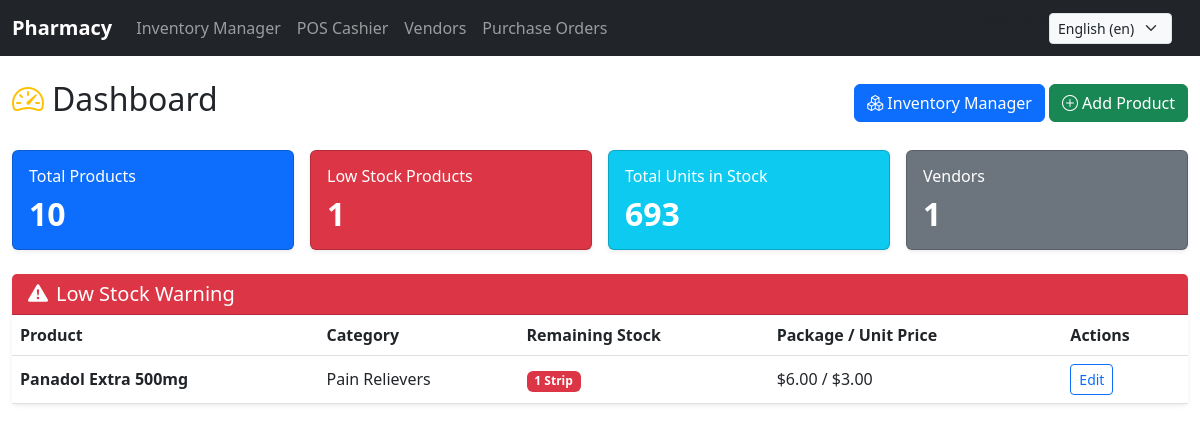
The page /erp/ (signed in) on the database as committed earlier.
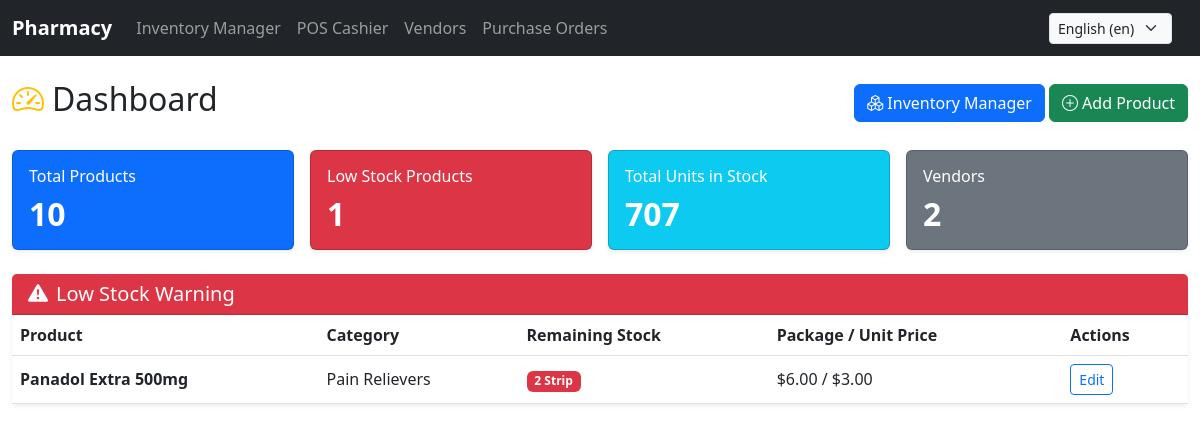
The same page on the database as committed later.
### pharmacy/models.py (models this page shows, shortened)
class Product(models.Model):
    name = models.CharField(max_length=200)
    brand = models.CharField(max_length=100, blank=True, null=True)
    category = models.ForeignKey(Category, on_delete=models.SET_NULL, null=True, related_name="products")
    active_ingredient = models.ForeignKey(
        ActiveIngredient, on_delete=models.SET_NULL, null=True, blank=True, related_name="products"
    )
    description = models.TextField(blank=True, null=True)
    package_unit = models.CharField(max_length=50, default="Box", help_text="e.g. Box, Bottle")
    sub_unit = models.CharField(max_length=50, default="Strip", help_text="e.g. Strip, Tablet, Ampoule")
    units_per_package = models.PositiveIntegerField(default=1)
    package_price = models.DecimalField(max_digits=10, decimal_places=2, validators=[MinValueValidator(0)])
    sub_unit_price = models.DecimalField(max_digits=10, decimal_places=2, validators=[MinValueValidator(0)])
    stock_in_sub_units = models.PositiveIntegerField(default=0)
    requires_prescription = models.BooleanField(default=False)
    is_visible_in_catalog = models.BooleanField(default=True)
    is_deleted = models.BooleanField(default=False)
    image_url = models.URLField(max_length=500, blank=True, null=True)
    created_at = models.DateTimeField(auto_now_add=True)
    updated_at = models.DateTimeField(auto_now=True)

class Category(models.Model):
    name = models.CharField(max_length=100)
    parent = models.ForeignKey(
        'self', on_delete=models.CASCADE, null=True, blank=True, related_name='subcategories'
    )
    description = models.TextField(blank=True, null=True)
    class Meta:
        verbose_name_plural = "Categories"

### pharmacy/views.py (the view)
# urls.py: path('erp/', views.erp_dashboard, name='erp_dashboard'),
@employee_required
def erp_dashboard(request):
    total_products = Product.objects.count()
    low_stock_products = Product.objects.filter(stock_in_sub_units__lte=20)
    total_categories = Category.objects.count()
    total_vendors = Vendor.objects.count()
    stock_stats = Product.objects.aggregate(
        total_sub_units=Sum('stock_in_sub_units')
    )
    context = {
        'total_products': total_products,
        'low_stock_count': low_stock_products.count(),
        'low_stock_products': low_stock_products[:5],
        'total_categories': total_categories,
        'total_vendors': total_vendors,
        'total_stock_items': stock_stats['total_sub_units'] or 0,
    }
    return render(request, 'pharmacy/erp/dashboard.html', context)

### pharmacy/models.py (called while the page is built)
    def is_employee_or_admin(self):
        return self.role in [self.Role.EMPLOYEE, self.Role.ADMIN] or self.is_superuser

### pharmacy/templates/pharmacy/erp/dashboard.html (shortened to what this page needs)
{% extends "pharmacy/erp/side-bar.html" %}
{% load i18n %}
{% block sidebar %}
<div class="container-fluid my-4">
    <div class="d-flex justify-content-between align-items-center mb-4">
        <h2><i class="bi bi-speedometer2 text-warning me-2"></i>{% trans "Dashboard" %}</h2>
        <div>
            <a href="{% url 'erp_inventory' %}" class="btn btn-primary"><i class="bi bi-boxes me-1"></i>{% trans "Inventory Manager" %}</a>
            <a href="{% url 'erp_product_create' %}" class="btn btn-success"><i class="bi bi-plus-circle me-1"></i>{% trans "Add Product" %}</a>
        </div>
    </div>
    <div class="row g-3 mb-4">
        <div class="col-md-3">
            <div class="card bg-primary text-white shadow-sm">
                <div class="card-body">
                    <h6 class="card-title">{% trans "Total Products" %}</h6>
                    <h2 class="fw-bold mb-0">{{ total_products }}</h2>
                </div>
            </div>
        </div>
        <div class="col-md-3">
            <div class="card bg-danger text-white shadow-sm">
                <div class="card-body">
                    <h6 class="card-title">{% trans "Low Stock Products" %}</h6>
                    <h2 class="fw-bold mb-0">{{ low_stock_count }}</h2>
                </div>
            </div>
        </div>
        <div class="col-md-3">
            <div class="card bg-info text-white shadow-sm">
                <div class="card-body">
                    <h6 class="card-title">{% trans "Total Units in Stock" %}</h6>
                    <h2 class="fw-bold mb-0">{{ total_stock_items }}</h2>
                </div>
            </div>
        </div>
        <div class="col-md-3">
            <div class="card bg-secondary text-white shadow-sm">
                <div class="card-body">
                    <h6 class="card-title">{% trans "Vendors" %}</h6>
                    <h2 class="fw-bold mb-0">{{ total_vendors }}</h2>
                </div>
            </div>
        </div>
    </div>
    <div class="card border-0 shadow-sm">
        <div class="card-header bg-danger text-white">
            <h5 class="mb-0"><i class="bi bi-exclamation-triangle-fill me-2"></i>{% trans "Low Stock Warning" %}</h5>
        </div>
        <div class="card-body p-0">
            <table class="table table-hover align-middle mb-0">
                <thead>
                    <tr>
                        <th>{% trans "Product" %}</th>
                        <th>{% trans "Category" %}</th>
                        <th>{% trans "Remaining Stock" %}</th>
                        <th>{% trans "Package / Unit Price" %}</th>
                        <th>{% trans "Actions" %}</th>
                    </tr>
                </thead>
                <tbody>
                    {% for item in low_stock_products %}
                    <tr>
                        <td class="fw-bold">{{ item.name }}</td>
                        <td>{{ item.category.name }}</td>
                        <td><span class="badge bg-danger">{{ item.stock_in_sub_units }} {{ item.sub_unit }}</span></td>
                        <td>${{ item.package_price }} / ${{ item.sub_unit_price }}</td>
                        <td>
                            <a href="{% url 'erp_product_edit' item.id %}" class="btn btn-sm btn-outline-primary">{% trans "Edit" %}</a>
                        </td>
                    </tr>
                    {% empty %}
                    <tr>
                        <td colspan="5" class="text-center py-3 text-muted">{% trans "All products are stocked well." %}</td>
                    </tr>
                    {% endfor %}
                </tbody>
            </table>
        </div>
    </div>
</div>
{% endblock %}

Rows that differ between the two databases and show on the page:
changed Product "Panadol Extra 500mg": stock_in_sub_units "1" → "2"
Other text that changed with them:
{{ total_stock_items }}: "693" → "707"
{{ total_vendors }}: "1" → "2"
